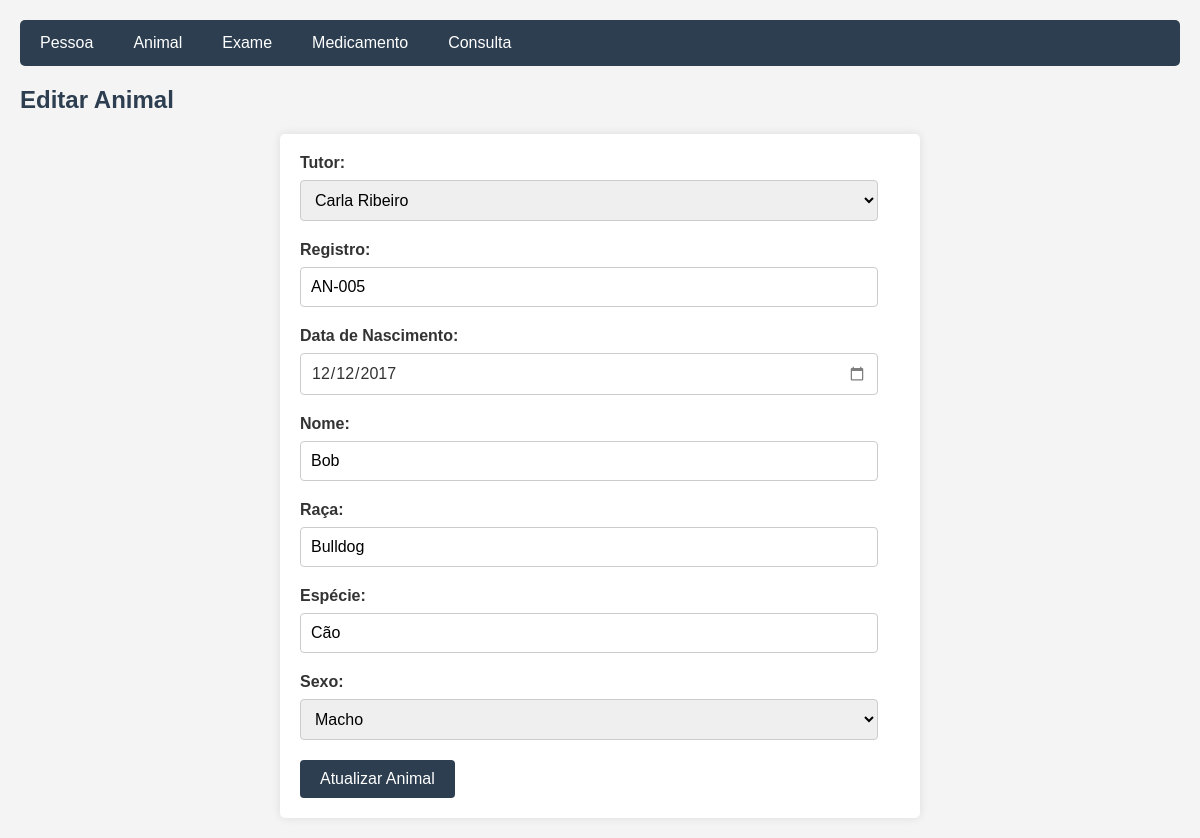
Page /Animal/update.php?idAnimal=5 on the committed database.
### tables this page shows
CREATE TABLE IF NOT EXISTS Animal (
    idAnimal INT AUTO_INCREMENT NOT NULL PRIMARY KEY,
    idPessoa INT NOT NULL,
    registro VARCHAR(20) NOT NULL,
    dataNasc DATE NOT NULL,
    nome VARCHAR(60) NOT NULL,
    raca VARCHAR(60) NOT NULL,
    especie VARCHAR(60) NOT NULL,
    sexo ENUM('Macho', 'Fêmea') NOT NULL DEFAULT 'Macho',
    UNIQUE INDEX registro_UNIQUE (registro ASC) VISIBLE,
    CONSTRAINT fk_Animal_Pessoa
        FOREIGN KEY (idPessoa)
        REFERENCES Pessoa (idPessoa)
        ON DELETE RESTRICT
        ON UPDATE CASCADE);

### Animal/update.php (the view, shortened to what this page needs)
<?php
    include '../config.php';
    $idAnimal = $_GET['idAnimal'];
    $sql = "SELECT * FROM Animal WHERE idAnimal=$idAnimal";
    $result = $conn->query($sql);
    $row = $result->fetch_assoc();
?>
<!DOCTYPE html>
<html>
<head>
    <link rel="stylesheet" type="text/css" href="../styles.css">
</head>
<body>
    <div class="navbar">
        <a href="../Pessoa/index.php">Pessoa</a>
        <a href="index.php">Animal</a>
        <a href="../Exame/index.php">Exame</a>
        <a href="../Medicamento/index.php">Medicamento</a>
        <a href="../Consulta/index.php">Consulta</a>
    </div>
    <h2>Editar Animal</h2>
    <form method="post" action="">
        <label for="idPessoa">Tutor:</label>
        <select name="idPessoa" required>
            <?php
                include '../config.php';
                $sql = "SELECT idPessoa, nome FROM Pessoa";
                $resultTutors = $conn->query($sql);
                if ($resultTutors->num_rows > 0) {
                    while($tutor = $resultTutors->fetch_assoc()) {
                        $selected = $tutor['idPessoa'] == $row['idPessoa'] ? 'selected' : '';
                        echo "<option value='" . $tutor['idPessoa'] . "' $selected>" . $tutor['nome'] . "</option>";
                    }
                } else {
                    echo "<option value=''>Nenhum tutor disponível</option>";
                }
            ?>
        </select><br>
        <label for="registro">Registro:</label>
        <input type="text" name="registro" value="<?php echo $row['registro']; ?>" required><br>
        <label for="dataNasc">Data de Nascimento:</label>
        <input type="date" name="dataNasc" value="<?php echo $row['dataNasc']; ?>" required><br>
        <label for="nome">Nome:</label>
        <input type="text" name="nome" value="<?php echo $row['nome']; ?>" required><br>
        <label for="raca">Raça:</label>
        <input type="text" name="raca" value="<?php echo $row['raca']; ?>" required><br>
        <label for="especie">Espécie:</label>
        <input type="text" name="especie" value="<?php echo $row['especie']; ?>" required><br>
        <label for="sexo">Sexo:</label>
        <select name="sexo" required>
            <option value="Macho" <?php if ($row['sexo'] == 'Macho') echo 'selected'; ?>>Macho</option>
        </select><br>
        <input type="submit" value="Atualizar Animal">
    </form>
</body>
</html>

### styles.css (style rules this page uses)
body { font-family: Arial, sans-serif; background-color: #f4f4f4; margin: 0; padding: 20px; color: #333; }
h2 { color: #2c3e50; }
a { color: #3498db; text-decoration: none; }
form { background-color: #fff; padding: 20px; border-radius: 5px; box-shadow: 0 0 10px rgba(0, 0, 0, 0.1); max-width: 600px; margin: 0 auto; }
form label { display: block; margin-bottom: 8px; font-weight: bold; }
form input[type="text"], form input[type="number"], form input[type="email"], form input[type="tel"], form select { width: calc(100% - 22px); padding: 10px; margin-bottom: 20px; border: 1px solid #ccc; border-radius: 4px; box-sizing: border-box; font-size: 16px; }
input[type="date"], input[type="datetime-local"] { width: calc(100% - 22px); padding: 10px; margin-bottom: 20px; border: 1px solid #ccc; border-radius: 4px; box-sizing: border-box; font-size: 16px; font-family: Arial, sans-serif; }
input[type="date"], input[type="datetime-local"] { appearance: none; background-color: white; color: #333; }
form input[type="submit"] { background-color: #2c3e50; color: white; padding: 10px 20px; border: none; border-radius: 4px; cursor: pointer; font-size: 16px; }
.navbar { background-color: #2c3e50; overflow: hidden; border-radius: 5px; margin-bottom: 20px; }
.navbar a { float: left; display: block; color: white; text-align: center; padding: 14px 20px; text-decoration: none; }

### rows in the picture
animal: registro "AN-005", dataNasc "12/12/2017", nome "Bob", raca "Bulldog", especie "Cão", sexo "Macho"

### other values in the picture
form field idPessoa "Carla Ribeiro"
